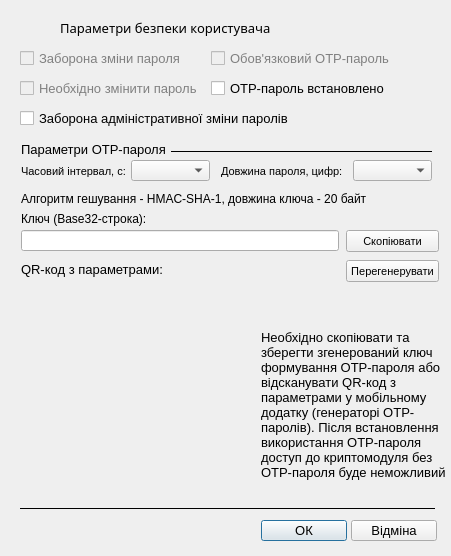
<?xml version="1.0" encoding="UTF-8"?>
<ui version="4.0">
 <class>ClientSecurity</class>
 <widget class="QDialog" name="ClientSecurity">
  <property name="geometry">
   <rect>
    <x>0</x>
    <y>0</y>
    <width>451</width>
    <height>556</height>
   </rect>
  </property>
  <property name="windowTitle">
   <string>Параметри безпеки користувача</string>
  </property>
  <property name="styleSheet">
   <string notr="true"/>
  </property>
  <widget class="QLabel" name="HeaderLabel">
   <property name="geometry">
    <rect>
     <x>60</x>
     <y>20</y>
     <width>241</width>
     <height>16</height>
    </rect>
   </property>
   <property name="font">
    <font>
     <family>Sans Serif</family>
     <pointsize>10</pointsize>
    </font>
   </property>
   <property name="styleSheet">
    <string notr="true">color: black;</string>
   </property>
   <property name="text">
    <string>Параметри безпеки користувача</string>
   </property>
  </widget>
  <widget class="QLabel" name="HeaderImage">
   <property name="geometry">
    <rect>
     <x>20</x>
     <y>10</y>
     <width>31</width>
     <height>32</height>
    </rect>
   </property>
   <property name="styleSheet">
    <string notr="true"/>
   </property>
   <property name="text">
    <string/>
   </property>
   <property name="pixmap">
    <pixmap resource="images.qrc">:/img/SIm2/UserLock.png</pixmap>
   </property>
   <property name="scaledContents">
    <bool>true</bool>
   </property>
  </widget>
  <widget class="QPushButton" name="OKButton">
   <property name="geometry">
    <rect>
     <x>261</x>
     <y>520</y>
     <width>86</width>
     <height>21</height>
    </rect>
   </property>
   <property name="font">
    <font>
     <pointsize>10</pointsize>
    </font>
   </property>
   <property name="styleSheet">
    <string notr="true">color: black;</string>
   </property>
   <property name="text">
    <string>ОК</string>
   </property>
  </widget>
  <widget class="QCheckBox" name="CantChangePasswordCheckBox">
   <property name="enabled">
    <bool>false</bool>
   </property>
   <property name="geometry">
    <rect>
     <x>20</x>
     <y>50</y>
     <width>171</width>
     <height>17</height>
    </rect>
   </property>
   <property name="font">
    <font>
     <pointsize>10</pointsize>
    </font>
   </property>
   <property name="mouseTracking">
    <bool>true</bool>
   </property>
   <property name="styleSheet">
    <string notr="true">QCheckBox:disabled { color: gray; }</string>
   </property>
   <property name="text">
    <string>Заборона зміни пароля</string>
   </property>
  </widget>
  <widget class="QCheckBox" name="MustChangePasswordCheckBox">
   <property name="enabled">
    <bool>false</bool>
   </property>
   <property name="geometry">
    <rect>
     <x>20</x>
     <y>80</y>
     <width>181</width>
     <height>17</height>
    </rect>
   </property>
   <property name="font">
    <font>
     <pointsize>10</pointsize>
    </font>
   </property>
   <property name="styleSheet">
    <string notr="true">QCheckBox:disabled { color: gray; }</string>
   </property>
   <property name="text">
    <string>Необхідно змінити пароль</string>
   </property>
  </widget>
  <widget class="QCheckBox" name="MustUseOTPCheckBox">
   <property name="enabled">
    <bool>false</bool>
   </property>
   <property name="geometry">
    <rect>
     <x>211</x>
     <y>50</y>
     <width>181</width>
     <height>17</height>
    </rect>
   </property>
   <property name="font">
    <font>
     <pointsize>10</pointsize>
     <strikeout>false</strikeout>
    </font>
   </property>
   <property name="mouseTracking">
    <bool>true</bool>
   </property>
   <property name="styleSheet">
    <string notr="true">QCheckBox:disabled { color: gray; }</string>
   </property>
   <property name="text">
    <string>Обов'язковий OTP-пароль</string>
   </property>
   <property name="checkable">
    <bool>true</bool>
   </property>
   <property name="checked">
    <bool>false</bool>
   </property>
   <property name="tristate">
    <bool>false</bool>
   </property>
  </widget>
  <widget class="QCheckBox" name="DenyOthersPasswordChangeCheckBox">
   <property name="enabled">
    <bool>true</bool>
   </property>
   <property name="geometry">
    <rect>
     <x>20</x>
     <y>110</y>
     <width>321</width>
     <height>17</height>
    </rect>
   </property>
   <property name="font">
    <font>
     <pointsize>10</pointsize>
    </font>
   </property>
   <property name="styleSheet">
    <string notr="true">color: black;</string>
   </property>
   <property name="text">
    <string>Заборона адміністративної зміни паролів</string>
   </property>
  </widget>
  <widget class="QCheckBox" name="OTPInUseCheckBox">
   <property name="enabled">
    <bool>true</bool>
   </property>
   <property name="geometry">
    <rect>
     <x>211</x>
     <y>80</y>
     <width>181</width>
     <height>17</height>
    </rect>
   </property>
   <property name="font">
    <font>
     <pointsize>10</pointsize>
    </font>
   </property>
   <property name="styleSheet">
    <string notr="true">color: black;</string>
   </property>
   <property name="text">
    <string>OTP-пароль встановлено</string>
   </property>
  </widget>
  <widget class="QPushButton" name="CancelButton">
   <property name="geometry">
    <rect>
     <x>351</x>
     <y>520</y>
     <width>86</width>
     <height>21</height>
    </rect>
   </property>
   <property name="font">
    <font>
     <pointsize>10</pointsize>
    </font>
   </property>
   <property name="styleSheet">
    <string notr="true">color: black;</string>
   </property>
   <property name="text">
    <string>Відміна</string>
   </property>
  </widget>
  <widget class="QWidget" name="OTPWidget" native="true">
   <property name="geometry">
    <rect>
     <x>1</x>
     <y>140</y>
     <width>451</width>
     <height>371</height>
    </rect>
   </property>
   <widget class="QLabel" name="OTPParametersLabel">
    <property name="geometry">
     <rect>
      <x>20</x>
      <y>0</y>
      <width>151</width>
      <height>18</height>
     </rect>
    </property>
    <property name="font">
     <font>
      <pointsize>10</pointsize>
     </font>
    </property>
    <property name="styleSheet">
     <string notr="true">color: black;</string>
    </property>
    <property name="text">
     <string>Параметри OTP-пароля</string>
    </property>
   </widget>
   <widget class="QLabel" name="OTPQRCodeImage">
    <property name="geometry">
     <rect>
      <x>20</x>
      <y>150</y>
      <width>222</width>
      <height>210</height>
     </rect>
    </property>
    <property name="styleSheet">
     <string notr="true"/>
    </property>
    <property name="text">
     <string/>
    </property>
   </widget>
   <widget class="QLabel" name="OTPQRCodeLabel">
    <property name="geometry">
     <rect>
      <x>20</x>
      <y>120</y>
      <width>151</width>
      <height>18</height>
     </rect>
    </property>
    <property name="font">
     <font>
      <pointsize>10</pointsize>
     </font>
    </property>
    <property name="styleSheet">
     <string notr="true">color:black;</string>
    </property>
    <property name="text">
     <string>QR-код з параметрами:</string>
    </property>
   </widget>
   <widget class="QLabel" name="OTPParamsNoteLabel">
    <property name="geometry">
     <rect>
      <x>260</x>
      <y>190</y>
      <width>191</width>
      <height>171</height>
     </rect>
    </property>
    <property name="font">
     <font>
      <pointsize>10</pointsize>
      <bold>false</bold>
      <kerning>true</kerning>
     </font>
    </property>
    <property name="autoFillBackground">
     <bool>false</bool>
    </property>
    <property name="styleSheet">
     <string notr="true">color: black;</string>
    </property>
    <property name="text">
     <string>Необхідно скопіювати та зберегти згенерований ключ формування OTP-пароля або відсканувати QR-код з параметрами у мобільному додатку (генераторі OTP-паролів). Після встановлення використання OTP-пароля доступ до криптомодуля без OTP-пароля буде неможливий</string>
    </property>
    <property name="textFormat">
     <enum>Qt::TextFormat::AutoText</enum>
    </property>
    <property name="alignment">
     <set>Qt::AlignmentFlag::AlignLeading|Qt::AlignmentFlag::AlignLeft|Qt::AlignmentFlag::AlignTop</set>
    </property>
    <property name="wordWrap">
     <bool>true</bool>
    </property>
   </widget>
   <widget class="QPushButton" name="OTPKeyRegenerateButton">
    <property name="geometry">
     <rect>
      <x>345</x>
      <y>120</y>
      <width>93</width>
      <height>22</height>
     </rect>
    </property>
    <property name="font">
     <font>
      <pointsize>8</pointsize>
     </font>
    </property>
    <property name="styleSheet">
     <string notr="true">color: black;</string>
    </property>
    <property name="text">
     <string>Перегенерувати</string>
    </property>
   </widget>
   <widget class="QLabel" name="OTPTimeStepLabel">
    <property name="geometry">
     <rect>
      <x>20</x>
      <y>25</y>
      <width>111</width>
      <height>13</height>
     </rect>
    </property>
    <property name="font">
     <font>
      <pointsize>8</pointsize>
     </font>
    </property>
    <property name="styleSheet">
     <string notr="true">color: black;</string>
    </property>
    <property name="text">
     <string>Часовий інтервал, с:</string>
    </property>
   </widget>
   <widget class="QComboBox" name="OTPDigitsComboBox">
    <property name="geometry">
     <rect>
      <x>352</x>
      <y>20</y>
      <width>79</width>
      <height>21</height>
     </rect>
    </property>
    <property name="font">
     <font>
      <pointsize>8</pointsize>
     </font>
    </property>
    <property name="styleSheet">
     <string notr="true">color: black;</string>
    </property>
   </widget>
   <widget class="QLabel" name="OTPKeyLabel">
    <property name="geometry">
     <rect>
      <x>20</x>
      <y>70</y>
      <width>131</width>
      <height>18</height>
     </rect>
    </property>
    <property name="font">
     <font>
      <pointsize>9</pointsize>
     </font>
    </property>
    <property name="styleSheet">
     <string notr="true">color: black;</string>
    </property>
    <property name="text">
     <string>Ключ (Base32-строка):</string>
    </property>
   </widget>
   <widget class="QLabel" name="OTPDigitsLabel">
    <property name="geometry">
     <rect>
      <x>220</x>
      <y>25</y>
      <width>131</width>
      <height>13</height>
     </rect>
    </property>
    <property name="font">
     <font>
      <pointsize>8</pointsize>
     </font>
    </property>
    <property name="styleSheet">
     <string notr="true">color: black;</string>
    </property>
    <property name="text">
     <string>Довжина пароля, цифр:</string>
    </property>
   </widget>
   <widget class="QPushButton" name="OTPKeyCopyButton">
    <property name="geometry">
     <rect>
      <x>345</x>
      <y>90</y>
      <width>93</width>
      <height>22</height>
     </rect>
    </property>
    <property name="font">
     <font>
      <pointsize>8</pointsize>
     </font>
    </property>
    <property name="styleSheet">
     <string notr="true">color: black;</string>
    </property>
    <property name="text">
     <string>Скопіювати</string>
    </property>
   </widget>
   <widget class="QLabel" name="OTPParamsNoteImage">
    <property name="geometry">
     <rect>
      <x>260</x>
      <y>155</y>
      <width>31</width>
      <height>32</height>
     </rect>
    </property>
    <property name="styleSheet">
     <string notr="true"/>
    </property>
    <property name="text">
     <string/>
    </property>
    <property name="pixmap">
     <pixmap resource="images.qrc">:/img/SIm2/UserWarning.png</pixmap>
    </property>
    <property name="scaledContents">
     <bool>true</bool>
    </property>
    <property name="wordWrap">
     <bool>false</bool>
    </property>
   </widget>
   <widget class="QLabel" name="OTPInfoLabel">
    <property name="geometry">
     <rect>
      <x>20</x>
      <y>50</y>
      <width>351</width>
      <height>18</height>
     </rect>
    </property>
    <property name="font">
     <font>
      <pointsize>9</pointsize>
     </font>
    </property>
    <property name="styleSheet">
     <string notr="true">color: black;</string>
    </property>
    <property name="text">
     <string>Алгоритм гешування - HMAC-SHA-1, довжина ключа - 20 байт</string>
    </property>
   </widget>
   <widget class="QLineEdit" name="OTPKeyEdit">
    <property name="enabled">
     <bool>true</bool>
    </property>
    <property name="geometry">
     <rect>
      <x>20</x>
      <y>90</y>
      <width>318</width>
      <height>21</height>
     </rect>
    </property>
    <property name="styleSheet">
     <string notr="true">color: black;</string>
    </property>
    <property name="echoMode">
     <enum>QLineEdit::EchoMode::Password</enum>
    </property>
    <property name="readOnly">
     <bool>true</bool>
    </property>
   </widget>
   <widget class="QComboBox" name="OTPTimeStepComboBox">
    <property name="geometry">
     <rect>
      <x>130</x>
      <y>20</y>
      <width>79</width>
      <height>21</height>
     </rect>
    </property>
    <property name="font">
     <font>
      <pointsize>8</pointsize>
     </font>
    </property>
    <property name="styleSheet">
     <string notr="true">color: black;</string>
    </property>
   </widget>
   <widget class="QFrame" name="frame">
    <property name="geometry">
     <rect>
      <x>170</x>
      <y>3</y>
      <width>261</width>
      <height>16</height>
     </rect>
    </property>
    <property name="frameShape">
     <enum>QFrame::Shape::HLine</enum>
    </property>
    <property name="frameShadow">
     <enum>QFrame::Shadow::Plain</enum>
    </property>
   </widget>
  </widget>
  <widget class="QFrame" name="BottomLine">
   <property name="geometry">
    <rect>
     <x>20</x>
     <y>500</y>
     <width>415</width>
     <height>16</height>
    </rect>
   </property>
   <property name="frameShape">
    <enum>QFrame::Shape::HLine</enum>
   </property>
   <property name="frameShadow">
    <enum>QFrame::Shadow::Plain</enum>
   </property>
  </widget>
 </widget>
 <resources>
  <include location="images.qrc"/>
 </resources>
 <connections/>
</ui>
